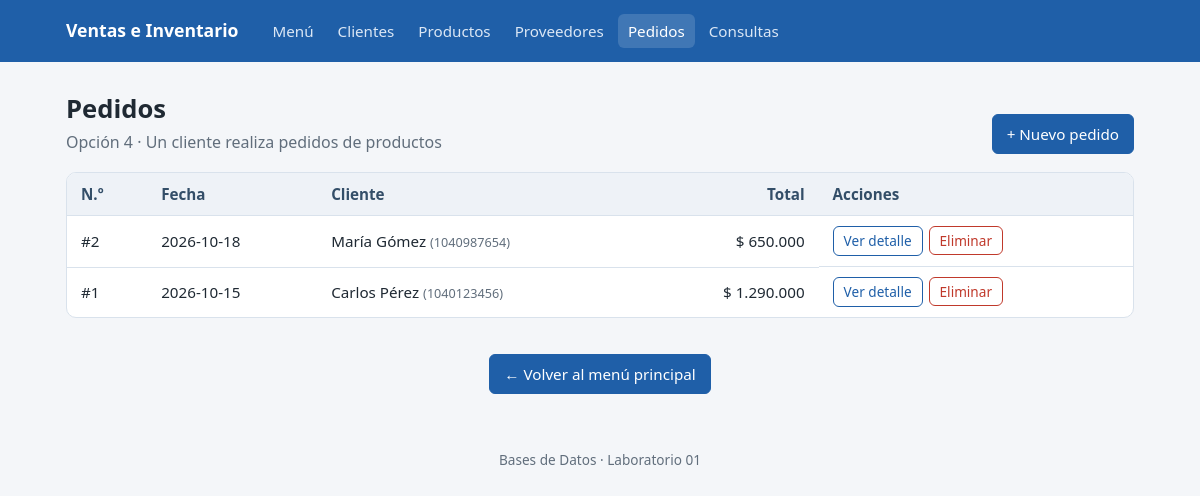
The app's page /pedidos with its own data.
### tables this page shows
CREATE TABLE Pedido (
                id_pedido INTEGER PRIMARY KEY AUTOINCREMENT,
                id_cliente TEXT NOT NULL,
                fecha DATE NOT NULL,
                FOREIGN KEY (id_cliente) REFERENCES Cliente (identificacion)
                    ON UPDATE CASCADE ON DELETE RESTRICT
            );

### src/routes/pedidos.py (the view)
@pedidos_bp.route("")
def lista() -> str:
    pedidos_model, _, _ = _get_models()
    db_path = current_app.config["DB_PATH"]
    with sqlite3.connect(db_path) as conn:
        totals = dict(
            conn.execute(
                "SELECT id_pedido, SUM(cantidad * precio_compra) "
                "FROM Detalle_pedido GROUP BY id_pedido"
            ).fetchall()
        )
    return render_template(
        "pedidos/lista.html",
        pedidos=pedidos_model.get_all(),
        totales=totals,
    )

### src/models/cliente_model.py (called while the page is built)
    def __new__(cls, *args: Any, **kwargs: Any) -> "ClienteModel":
        if cls._instance is None:
            instance = super().__new__(cls)
            instance._initialized = False  # type: ignore[attr-defined]
            cls._instance = instance
        return cls._instance

### src/models/pedido_model.py (called while the page is built)
    def __new__(cls, *args: Any, **kwargs: Any) -> "PedidoModel":
        if cls._instance is None:
            instance = super().__new__(cls)
            instance._initialized = False  # type: ignore[attr-defined]
            cls._instance = instance
        return cls._instance

    def _get_connection(self) -> sqlite3.Connection:
        conn = sqlite3.connect(self.db_path)
        conn.row_factory = sqlite3.Row
        conn.execute("PRAGMA foreign_keys = ON;")
        return conn

    def get_all(self) -> list[dict[str, Any]]:
        try:
            with self._get_connection() as conn:
                cursor = conn.cursor()
                cursor.execute(
                    """
                    SELECT p.id_pedido, p.id_cliente, p.fecha,
                           c.nombres || ' ' || c.apellidos AS nombre_cliente
                    FROM Pedido p
                    JOIN Cliente c ON p.id_cliente = c.identificacion
                    """
                )
                rows = cursor.fetchall()
                return [dict(row) for row in rows]
        except sqlite3.Error as e:
            logger.error(f"Error retrieving orders: {e}")
            return []

### src/models/producto_model.py (called while the page is built)
    def __new__(cls, *args: Any, **kwargs: Any) -> "ProductoModel":
        if cls._instance is None:
            instance = super().__new__(cls)
            instance._initialized = False  # type: ignore[attr-defined]
            cls._instance = instance
        return cls._instance

### src/routes/pedidos.py (called while the page is built)
def _get_models() -> tuple[models.PedidoModel, models.ClienteModel, models.ProductoModel]:
    db_path = current_app.config["DB_PATH"]
    return (
        models.PedidoModel(db_path=db_path),
        models.ClienteModel(db_path=db_path),
        models.ProductoModel(db_path=db_path),
    )

### src/templates/pedidos/lista.html (shortened to what this page needs)
{% extends "base.html" %}
{% block contenido %}
  <div class="barra">
    <div>
      <h1>Pedidos</h1>
      <p class="subtitulo" style="margin: 0">Opción 4 · Un cliente realiza pedidos de productos</p>
    </div>
    <a class="btn" href="{{ url_for('pedidos.nuevo') }}">+ Nuevo pedido</a>
  </div>
  <div class="tabla-wrap">
    {% if pedidos %}
      <table>
        <thead>
          <tr>
            <th>N.º</th>
            <th>Fecha</th>
            <th>Cliente</th>
            <th class="num">Total</th>
            <th>Acciones</th>
          </tr>
        </thead>
        <tbody>
          {% for p in pedidos | sort(attribute='id_pedido', reverse=true) %}
            <tr>
              <td>#{{ p.id_pedido }}</td>
              <td>{{ p.fecha }}</td>
              <td>
                {{ p.nombre_cliente }}
                <small style="color: #616e7c">({{ p.id_cliente }})</small>
              </td>
              <td class="num">{{ totales.get(p.id_pedido) | pesos }}</td>
              <td class="acciones">
                <a class="btn sec peq" href="{{ url_for('pedidos.detalle', id_pedido=p.id_pedido) }}">Ver detalle</a>
                <form class="inline" method="post" action="{{ url_for('pedidos.eliminar', id_pedido=p.id_pedido) }}">
                  <button class="btn peligro peq" type="submit">Eliminar</button>
                </form>
              </td>
            </tr>
          {% endfor %}
        </tbody>
      </table>
    {% else %}
      <div class="vacio">No hay pedidos registrados.</div>
    {% endif %}
  </div>
{% endblock %}

### src/templates/base.html (style rules this page uses)
:root { --bg: #f4f6f9; --panel: #ffffff; --texto: #1f2933; --suave: #616e7c; --borde: #d9e2ec; --primario: #1f5fa8; --primario-osc: #174a85; --peligro: #c0392b; --ok-bg: #e3f6ea; --ok: #1e7a44; --err-bg: #fdecea; }
* { box-sizing: border-box; }
body { margin: 0; font-family: system-ui, "Segoe UI", Roboto, Arial, sans-serif; background: var(--bg); color: var(--texto); line-height: 1.45; }
h1 { font-size: 1.6rem; margin: 0 0 4px; }
.subtitulo { color: var(--suave); margin: 0 0 20px; }
.barra { display: flex; justify-content: space-between; align-items: flex-end; gap: 12px; flex-wrap: wrap; margin-bottom: 18px; }
.tabla-wrap { overflow-x: auto; background: var(--panel); border: 1px solid var(--borde); border-radius: 10px; }
table { width: 100%; border-collapse: collapse; font-size: .95rem; }
th, td { padding: 10px 14px; text-align: left; border-bottom: 1px solid var(--borde); white-space: nowrap; }
th { background: #eef2f7; font-weight: 600; color: #334e68; }
tr:last-child td { border-bottom: none; }
td.num, th.num { text-align: right; }
td.acciones { display: flex; gap: 6px; }
.btn { display: inline-block; border: 1px solid var(--primario); background: var(--primario); color: #fff; padding: 8px 14px; border-radius: 6px; font-size: .95rem; cursor: pointer; text-decoration: none; font-family: inherit; }
.btn.sec { background: #fff; color: var(--primario); }
.btn.peligro { background: #fff; color: var(--peligro); border-color: var(--peligro); }
.btn.peq { padding: 4px 10px; font-size: .85rem; }
form.inline { display: inline; margin: 0; }

### records on screen
Pedido: id_pedido "2", fecha "2026-10-18", nombre_cliente "María Gómez", id_cliente "1040987654", get|pesos "$ 650.000"
Pedido: id_pedido "1", fecha "2026-10-15", nombre_cliente "Carlos Pérez", id_cliente "1040123456", get|pesos "$ 1.290.000"
